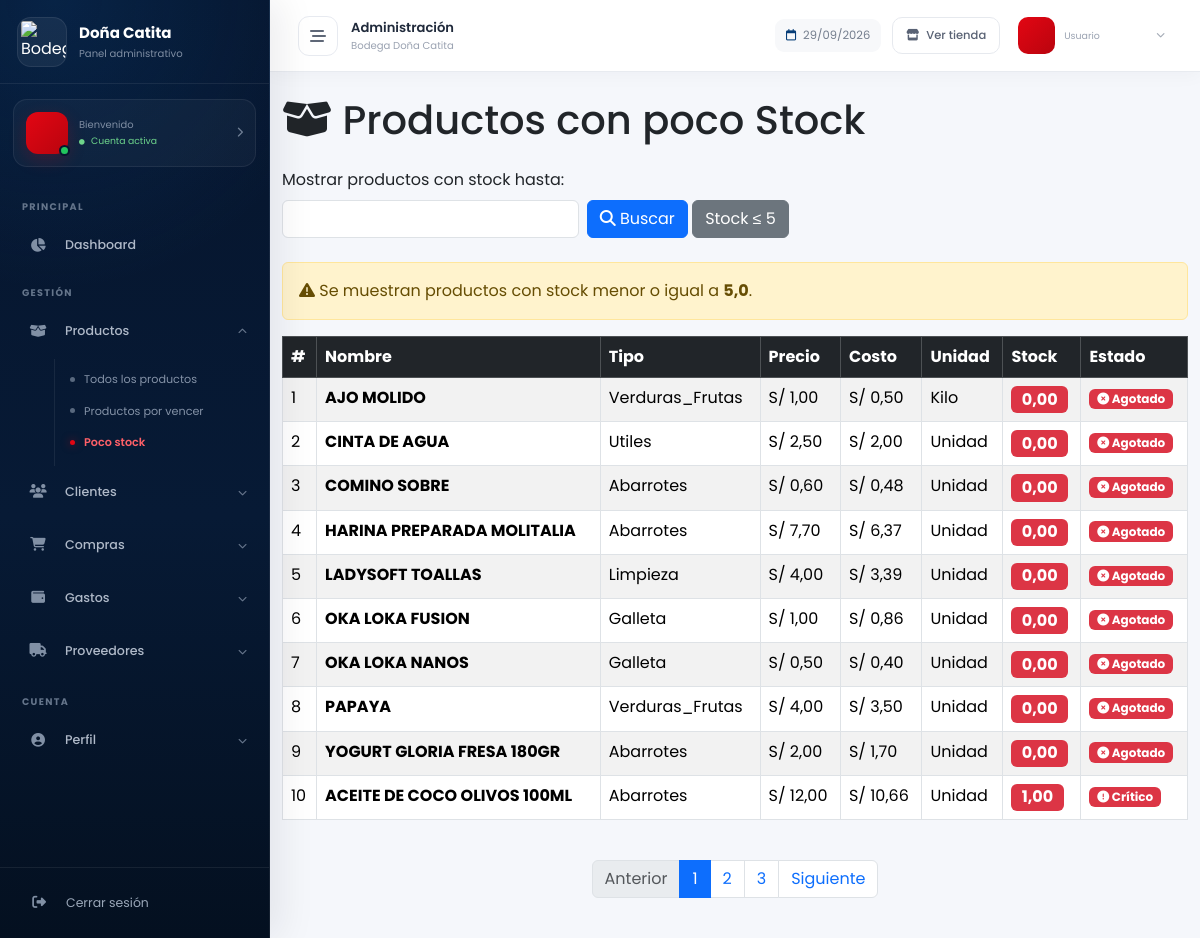
The page /productos/stock/ on the database as committed earlier.
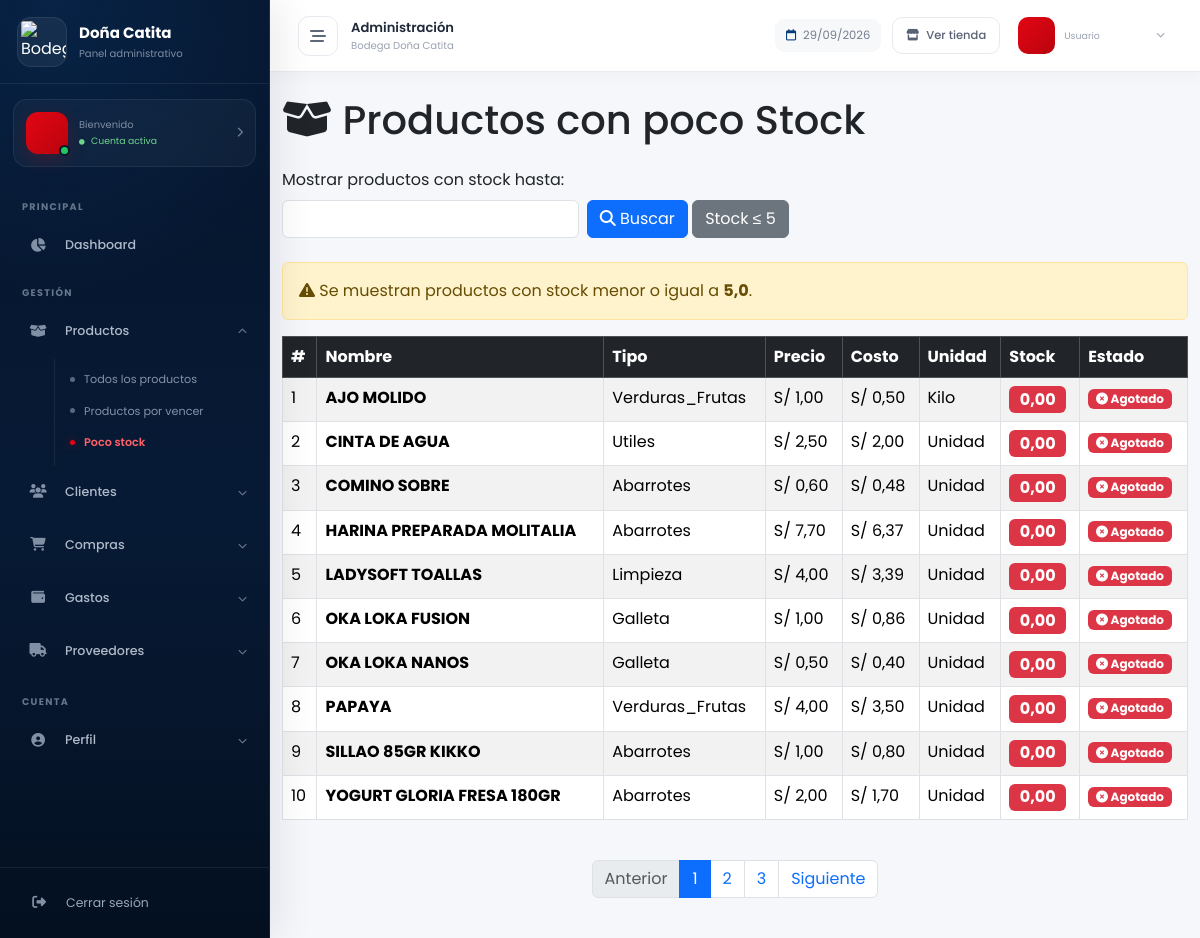
The same page on the database as committed later.
### productos/models.py (models this page shows, shortened)
class Producto(models.Model):
    nombre = models.CharField(max_length=200)
    precio = models.DecimalField(max_digits=10, decimal_places=2)
    costo = models.DecimalField(max_digits=10, decimal_places=2, default=0.00)
    stock = models.DecimalField(max_digits=10, decimal_places=2, default=0.00)
    tipoProducto = models.CharField(max_length=100)
    unidadMedida = models.CharField(max_length=50, blank=True)
    fechaVencimiento = models.DateField(blank=True, null=True)
    detalle = models.TextField(blank=True)
    imagen = models.CharField(max_length=255, blank=True)
    created_at = models.DateTimeField(auto_now_add=True)
    updated_at = models.DateTimeField(auto_now=True)

### productos/views.py (the view)
# urls.py: path('stock/', views.productos_stock, name='productos_stock'),
def productos_stock(request):
    stock_maximo = request.GET.get('stock', '5')
    try:
        stock_maximo = float(stock_maximo)
    except (ValueError, TypeError):
        stock_maximo = 5
    productos = Producto.objects.filter(
        Q(unidadMedida__iexact='Kilo', stock__lt=0.5) |
        Q(~Q(unidadMedida__iexact='Kilo'), stock__lte=stock_maximo)
    ).order_by('stock', 'nombre')
    paginator = Paginator(productos, 10)
    page_number = request.GET.get('page')
    page_obj = paginator.get_page(page_number)
    return render(
        request,
        'productos/productos_stock.html',
        {
            'page_obj': page_obj,
            'stock_maximo': stock_maximo,
        }
    )

### productos/templates/productos/productos_stock.html (shortened to what this page needs)
{% extends 'base_admin.html' %}
{% block content %}
<br>
<div class="container">
    <h1 class="mb-4">
        <i class="fas fa-box-open"></i> Productos con poco Stock
    </h1>
    <form method="get" class="row g-2 mb-4">
        <div class="col-md-4">
            <label for="stock" class="form-label"> Mostrar productos con stock hasta:
            </label>
            <input type="number" id="stock" name="stock" class="form-control" value="{{ stock_maximo }}" min="0" step="0.01">
        </div>
        <div class="col-auto align-self-end">
            <button type="submit" class="btn btn-primary mt-2">
                <i class="fas fa-search"></i> Buscar
            </button>
            <a href="{% url 'productos_stock' %}" class="btn btn-secondary mt-2">
                Stock ≤ 5
            </a>
        </div>
    </form>
    {% if page_obj and page_obj.object_list %}
        <div class="alert alert-warning">
            <i class="fas fa-exclamation-triangle"></i> Se muestran productos con stock menor o igual a
            <strong>{{ stock_maximo }}</strong>.
        </div>
        <div class="table-responsive">
            <table class="table table-striped table-hover table-bordered">
                <thead class="table-dark">
                    <tr>
                        <th>#</th>
                        <th>Nombre</th>
                        <th>Tipo</th>
                        <th>Precio</th>
                        <th>Costo</th>
                        <th>Unidad</th>
                        <th>Stock</th>
                        <th>Estado</th>
                    </tr>
                </thead>
                <tbody>
                    {% for producto in page_obj.object_list %}
                    <tr>
                        <td>
                            {{ forloop.counter }}
                        </td>
                        <td>
                            <strong>{{ producto.nombre }}</strong>
                        </td>
                        <td>
                            {{ producto.tipoProducto }}
                        </td>
                        <td>
                            S/ {{ producto.precio|floatformat:2 }}
                        </td>
                        <td>
                            S/ {{ producto.costo|floatformat:2 }}
                        </td>
                        <td>
                            {{ producto.unidadMedida }}
                        </td>
                        <td>
                            {% if producto.stock <= 0 %}
                                <span class="badge bg-danger fs-6">
                                    {{ producto.stock }}
                                </span>
                            {% elif producto.stock <= 2 %}
                                <span class="badge bg-danger fs-6">
                                    {{ producto.stock }}
                                </span>
                            {% elif producto.stock <= 5 %}
                                <span class="badge bg-warning text-dark fs-6">
                                    {{ producto.stock }}
                                </span>
                            {% else %}
                                <span class="badge bg-info text-dark fs-6">
                                    {{ producto.stock }}
                                </span>
                            {% endif %}
                        </td>
                        <td>
                            {% if producto.stock <= 0 %}
                                <span class="badge bg-danger">
                                    <i class="fas fa-times-circle"></i>
                                    Agotado
                                </span>
                            {% elif producto.stock <= 2 %}
                                <span class="badge bg-danger">
                                    <i class="fas fa-exclamation-circle"></i>
                                    Crítico
                                </span>
                            {% else %}
                                <span class="badge bg-warning text-dark">
                                    <i class="fas fa-exclamation-triangle"></i> Poco Stock
                                </span>
                            {% endif %}
                        </td>
                    </tr>
                    {% endfor %}
                </tbody>
            </table>
        </div>
        {% if page_obj.paginator.num_pages > 1 %}
        <nav aria-label="Paginación" class="mt-4">
            <ul class="pagination justify-content-center">
                {% if page_obj.has_previous %}
                    <li class="page-item">
                        <a class="page-link" href="?stock={{ stock_maximo }}&page={{ page_obj.previous_page_number }}">
                            Anterior
                        </a>
                    </li>
                {% else %}
                    <li class="page-item disabled">
                        <span class="page-link"> Anterior
                        </span>
                    </li>
                {% endif %}
                {% for num in page_obj.paginator.page_range %}
                    {% if num == page_obj.number %}
                        <li class="page-item active">
                            <span class="page-link"> {{ num }}
                            </span>
                        </li>
                    {% elif num >= page_obj.number|add:'-2' and num <= page_obj.number|add:'2' %}
                        <li class="page-item">
                            <a class="page-link" href="?stock={{ stock_maximo }}&page={{ num }}">
                                {{ num }}
                            </a>
                        </li>
                    {% endif %}
                {% endfor %}
                {% if page_obj.has_next %}
                    <li class="page-item">
                        <a class="page-link" href="?stock={{ stock_maximo }}&page={{ page_obj.next_page_number }}">
                            Siguiente
                        </a>
                    </li>
                {% else %}
                    <li class="page-item disabled">
                        <span class="page-link"> Siguiente</span>
                    </li>
                {% endif %}
            </ul>
        </nav>
        {% endif %}
    {% else %}
        <div class="alert alert-success">
            <i class="fas fa-check-circle"></i>
            ¡Excelente! No hay productos con stock menor o igual a
            <strong>{{ stock_maximo }}</strong>.
        </div>
    {% endif %}
</div>
<br>
{% endblock %}

### templates/base_admin.html (shortened to what this page needs)
<!DOCTYPE html>
<html lang="es">
<head>
    {% load static %}
    <link href="https://cdn.jsdelivr.net/npm/bootstrap@5.3.2/dist/css/bootstrap.min.css" rel="stylesheet">
    <link rel="stylesheet" href="https://cdnjs.cloudflare.com/ajax/libs/font-awesome/6.7.2/css/all.min.css">
    <link href="https://cdnjs.cloudflare.com/ajax/libs/aos/2.3.4/aos.css" rel="stylesheet">
    <link href="{% static 'css/style.css' %}" rel="stylesheet">
    <link href="{% static 'css/sidebar.css' %}" rel="stylesheet">
    <link href="{% static 'css/catalogo.css' %}" rel="stylesheet">
</head>
<body class="dc-admin-body">
    {% include 'includes/sidebar_admin.html' %}
    <div class="dc-admin-wrapper">
        <header class="dc-admin-topbar">
            <div class="dc-topbar-left">
                <button type="button" class="dc-sidebar-toggle" id="desktopSidebarToggle" aria-label="Contraer menú"
                    title="Contraer menú">
                    <i class="fa-solid fa-bars-staggered"></i>
                </button>
                <div class="dc-topbar-brand">
                    <span>
                        Administración
                    </span>
                    <small>
                        Bodega Doña Catita
                    </small>
                </div>
            </div>
            <div class="dc-topbar-actions">
                <div class="dc-topbar-date d-none d-md-flex">
                    <i class="fa-regular fa-calendar"></i>
                    <span>
                        {% now "d/m/Y" %}
                    </span>
                </div>
                <a href="{% url 'inicio' %}" class="dc-topbar-button d-none d-sm-flex" title="Ver página pública">
                    <i class="fa-solid fa-store"></i>
                    <span>
                        Ver tienda
                    </span>
                </a>
                <div class="dropdown">
                    <button class="dc-topbar-user" type="button" data-bs-toggle="dropdown" aria-expanded="false">
                        <div class="dc-topbar-avatar">
                        </div>
                        <div class="dc-topbar-user-info d-none d-md-block">
                            <small>
                                {% if user.is_superuser %}
                                Administrador
                                {% else %}
                                Usuario
                                {% endif %}
                            </small>
                        </div>
                        <i class="fa-solid fa-chevron-down dc-topbar-chevron"></i>
                    </button>
                </div>
            </div>
        </header>
        <main class="main-content">
            {% block content %}
            {% endblock %}
        </main>
    </div>
</body>
</html>

### templates/includes/sidebar_admin.html (shortened to what this page needs)
{% load static %}
{% with current_url=request.resolver_match.url_name %}
<aside class="dc-admin-sidebar" id="sidebar">
    <div class="dc-sidebar-brand">
        <a href="{% url 'dashboard' %}" class="dc-sidebar-logo">
            <div class="dc-sidebar-logo-box">
                <img src="{% static 'img/logo2.png' %}" alt="Bodega Doña Catita">
            </div>
            <div class="dc-sidebar-brand-text">
                <strong>
                    Doña Catita
                </strong>
                <span>
                    Panel administrativo
                </span>
            </div>
        </a>
    </div>
    <a href="{% url 'perfil' %}" class="dc-sidebar-user">
        <div class="dc-sidebar-avatar">
            <span class="dc-user-status"></span>
        </div>
        <div class="dc-sidebar-user-info">
            <small>
                Bienvenido
            </small>
            <span>
                <i class="fa-solid fa-circle"></i>
                Cuenta activa
            </span>
        </div>
        <i class="fa-solid fa-chevron-right dc-user-arrow"></i>
    </a>
    <nav class="dc-sidebar-nav">
        <span class="dc-sidebar-section-title">
            Principal
        </span>
        <a href="{% url 'dashboard' %}" class="dc-nav-item
            ">
            <span class="dc-nav-icon">
                <i class="fa-solid fa-chart-pie"></i>
            </span>
            <span class="dc-nav-label">
                Dashboard
            </span>
        </a>
        <span class="dc-sidebar-section-title">
            Gestión
        </span>
        <div class="dc-nav-group
            {% if current_url == 'lista_productos' or current_url == 'registros_productos' or current_url == 'productos_vencer' or current_url == 'productos_stock' %}
                open
            {% endif %}">
            <button type="button" class="dc-nav-item dc-nav-toggle">
                <span class="dc-nav-icon">
                    <i class="fa-solid fa-box-open"></i>
                </span>
                <span class="dc-nav-label">
                    Productos
                </span>
                <i class="fa-solid fa-chevron-down dc-nav-arrow"></i>
            </button>
            <div class="dc-nav-submenu">
                <a href="{% url 'lista_productos' %}" class="
                    ">
                    <span></span>
                    Todos los productos
                </a>
                <a href="{% url 'productos_vencer' %}" class="
                    ">
                    <span></span>
                    Productos por vencer
                </a>
                <a href="{% url 'productos_stock' %}" class="
                    {% if current_url == 'productos_stock' %}
                        active
                    {% endif %}">
                    <span></span>
                    Poco stock
                </a>
            </div>
        </div>
        <div class="dc-nav-group
            ">
            <button type="button" class="dc-nav-item dc-nav-toggle">
                <span class="dc-nav-icon">
                    <i class="fa-solid fa-users"></i>
                </span>
                <span class="dc-nav-label">
                    Clientes
                </span>
                <i class="fa-solid fa-chevron-down dc-nav-arrow"></i>
            </button>
        </div>
        <div class="dc-nav-group
            ">
            <button type="button" class="dc-nav-item dc-nav-toggle">
                <span class="dc-nav-icon">
                    <i class="fa-solid fa-cart-shopping"></i>
                </span>
                <span class="dc-nav-label">
                    Compras
                </span>
                <i class="fa-solid fa-chevron-down dc-nav-arrow"></i>
            </button>
        </div>
        <div class="dc-nav-group
            ">
            <button type="button" class="dc-nav-item dc-nav-toggle">
                <span class="dc-nav-icon">
                    <i class="fa-solid fa-wallet"></i>
                </span>
                <span class="dc-nav-label">
                    Gastos
                </span>
                <i class="fa-solid fa-chevron-down dc-nav-arrow"></i>
            </button>
        </div>
        <div class="dc-nav-group
            ">
            <button type="button" class="dc-nav-item dc-nav-toggle">
                <span class="dc-nav-icon">
                    <i class="fa-solid fa-truck"></i>
                </span>
                <span class="dc-nav-label">
                    Proveedores
                </span>
                <i class="fa-solid fa-chevron-down dc-nav-arrow"></i>
            </button>
        </div>
        <span class="dc-sidebar-section-title">
            Cuenta
        </span>
        <div class="dc-nav-group
            ">
            <button type="button" class="dc-nav-item dc-nav-toggle">
                <span class="dc-nav-icon">
                    <i class="fa-solid fa-circle-user"></i>
                </span>
                <span class="dc-nav-label">
                    Perfil
                </span>
                <i class="fa-solid fa-chevron-down dc-nav-arrow"></i>
            </button>
        </div>
    </nav>
    <div class="dc-sidebar-footer">
        <a href="{% url 'logout' %}" class="dc-sidebar-logout">
            <span class="dc-nav-icon">
                <i class="fa-solid fa-right-from-bracket"></i>
            </span>
            <span class="dc-nav-label">
                Cerrar sesión
            </span>
        </a>
    </div>
</aside>
{% endwith %}

Rows that differ between the two databases and show on the page:
no longer on this page (row unchanged): Producto: nombre "ACEITE DE COCO OLIVOS 100ML", tipoProducto "Abarrotes", precio "12,00", costo "10,66", unidadMedida "Unidad", stock "1,00", shows "Crítico"
added Producto: nombre "SILLAO 85GR KIKKO", tipoProducto "Abarrotes", precio "1,00", costo "0,80", unidadMedida "Unidad", stock "0,00", shows "Agotado"
